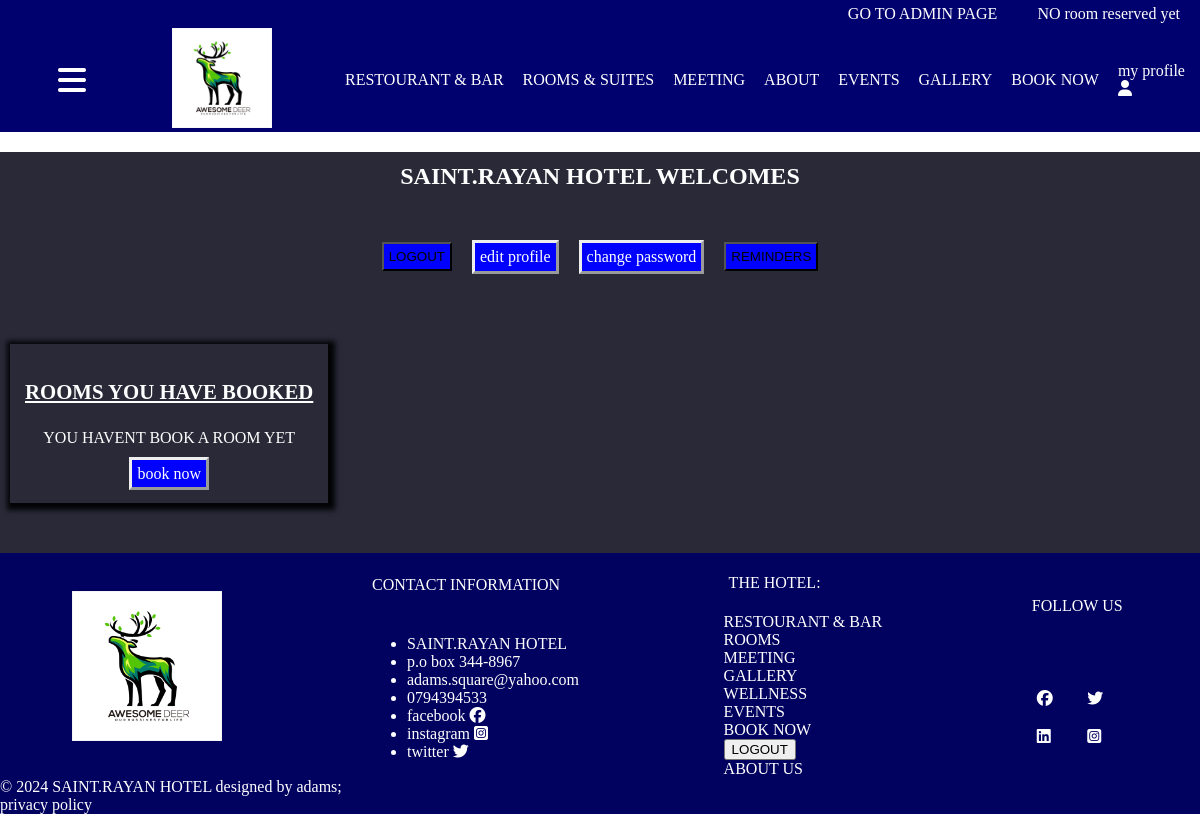
The app's page /account/ (signed in) with its own data.
### service/models.py (models this page shows)
class Hotel(models.Model):
    name = models.CharField(max_length=100)
    description = models.TextField()
    address = models.CharField(max_length=255)
    contact_email = models.EmailField()
    contact_phone = models.CharField(max_length=20)
    facebook = models.CharField(max_length=50)
    instagram = models.CharField(max_length=50)
    twitter = models.CharField(max_length=50)
    def __str__(self):
        return self.name

### service/views.py (the view, shortened to what this page needs)
# urls.py: path("account/", views.account, name="account"),
@transaction.atomic
def account(request):
    hotel = Hotel.objects.all()
    current_user = request.user
    user_reminders = Reminder.objects.filter(user=current_user)
    user_booking = Booking.objects.filter(user=current_user)
    cart = Cart(request)
    bkd_room = {}
    hot = get_object_or_404(Hotel, pk=1)
    hotel_name = hot.name
    return render(
        request,
        "service/res/account.html",
        {"rmb": user_reminders, "hotel": hotel, "book": user_booking},
    )

### cart/cart.py (called while the page is built)
    def __len__(self):
        count = 0
        for item in self.cart.values():
            count += 1
        return count

### cart/context_processors.py (called while the page is built)
def cart(request):
    return {'cart': Cart(request)}

### service/context_processors.py (called while the page is built)
def hotel_details(request):
    details = Hotel.objects.all()
    lenth = len(details)
    return {"details": details, "len": lenth}

### service/templates/service/res/account.html (shortened to what this page needs)
{% extends "service/base.html" %}
{% load static %}
{% load service_tags %}
{% block content %}
  {% for hotel in hotel %}
    <h2 class="acc_int">{{ hotel.name }} WELCOMES </h2>
  {% endfor %}
  <div class="acc_manage">
    <div class="ac_logout">
      <form action="{% url "logout"%}" method="POST">
        <input type="submit" value="LOGOUT" class="log_reg">
      </form>
    </div>
    <a href="{% url "service:edit" %}" class="log_reg">edit profile</a>
    <a href="{% url "password_change" %}" class="log_reg">change password</a>
    <button class="log_reg" onclick="showrem()"> REMINDERS
    </button>
  </div>
  <div class="rmbook">
    <div class="chumba">
      <p class="acc_rem_title">ROOMS YOU  HAVE BOOKED</p>
      {% if book %}
        <table class="account_booking">
          <thead>
            <tr>
              <th>room image</th>
              <th>room name</th>
              <th> wifi password</th>
              <th>check-in date </th>
              <th>check-out-date</th>
              <th>price</th>
              <th>payment status</th>
            </tr>
          </thead>
          <tbody>
            {% for book in book %}
              <tr>
                <td><img src="{{ book.room.image.url }}" alt="{{ book.room.name }}" style="width: 20vw; height: 30vh;"></td>
                <td>{{ book.room.number }}</td>
                <td>Rayan44@hotel</td>
                <td>{{ book.check_in_date|date:'Y/m/d' }}</td>
                <td>{{ book.check_out_date|date:'Y/m/d' }} </td>
                <td>{{ book.total_price }}</td>
                <td>{{ book.payment_status }}</td>
              </tr>
            {% endfor %}
          </tbody>
        </table>
      {% else %}
        <div class="say">YOU HAVENT BOOK A ROOM YET <br> <br><a href="{% url "service:booking" %}" class="log_reg">book now</a></div>
      {% endif %}
    </div>
{% endblock content %}

### service/templates/service/base.html (shortened to what this page needs)
{% load static %}
<!DOCTYPE html>
<html lang="en">
<head>
    <link rel="stylesheet" type="text/css" href="{% static 'service/css/style.css' %}">
    <link rel="stylesheet" href="https://cdn.jsdelivr.net/npm/swiper@10/swiper-bundle.min.css" />
</head>
<body>
   <div class="header">
    <div class="menu_item floater_menu">
        {% if user.is_staff %}
        <div><a href="{% url "service:admin" %}"> GO TO ADMIN PAGE</a></div>
        {% endif %}
        <div>  {% with total_items=cart|length %}
        {% if total_items > 0 %}
         <span class="res_room"> rooms reserved:
          <a href="{% url "cart:cart_detail" %}">
            {{ total_items }} room{{ total_items|pluralize }},
            ${{ cart.get_total_price }}
          </a> </span>
        {% else %}
        <span class="res_room"> <a href="{% url "service:booking" %}"> NO room reserved yet</a></span>
        {% endif %}
      {% endwith %}</div>
    </div>
       <div class="menu">
<div class="rich_m">
    <div class="header-icon" onclick="toggleSidebar()">
        <i class="fa-solid fa-bars"></i>
    </div>
    <a href="{% url "service:home" %}"><div class="menu_item"><img src="{% static 'service/images/hotel_logo.jpg' %}" alt="logo" class="header_logo"></div></a>
</div>
<div class="nav_men">
        <div class="menu_item"><a href="{% url 'service:restaurant' %}">RESTOURANT & BAR</a></div>
        <div class="menu_item"><a href="{% url 'service:roomtype' %}">ROOMS & SUITES</a></div>
        <div class="menu_item"><a href="{% url 'service:meeting' %}">MEETING</a></div>
        <div class="menu_item"><a href="{% url "service:about" %}">ABOUT</a></div>
        <div class="menu_item"><a href="{% url 'service:event' %}">EVENTS</a></div>
        <div class="menu_item"><a href="{% url "service:gallery" %}">GALLERY</a></div>
        <div class="menu_item"><a href="{% url 'service:booking' %}">BOOK NOW</a></div>
        {% if request.user.is_authenticated %}
        <div class="menu_item"><a href="{% url "service:account" %}">my profile <br><i class="fa-solid fa-user"></i></a></div>
        {% else %}
        <div class="menu_item"><a href="{% url "login" %}">LOGIN<br><i class="fa-solid fa-user"></i></a></div>
        {% endif %}
       </div>
    </div>
   </div>
   <div class="content">{% block content %}{% endblock content %}</div>
   <div class="footer" id="c_ftr">
      <div class="footer_menu">
         <div class="footer_item imftr"><img src=" {% static 'service/images/hotel_logo.jpg' %}" alt="logo" class="footer_logo"></div>
         <div class="footer_item footer_contact_info">
            <p class="co_in">CONTACT INFORMATION</p>
            <ul>
                {% for hotel in details %}
                <li class="info">{{ hotel.name }}</li>
                <li class="info">{{ hotel.address }}</li>
                <li class="info">{{ hotel.contact_email }}</li>
                <li class="info">{{ hotel.contact_phone }}</li>
                <li class="info"><a href="https://{{ hotel.facebook }}" target="blank">facebook <span><i class="fa-brands fa-facebook"></i></span></a></li>
                <li class="info"><a href="https://{{ hotel.instagram }}" target="blank">instagram <span><i class="fa-brands fa-square-instagram"></i></span></a></li>
                <li class="info"><a href="https://{{ hotel.twitter }}" target="blank">twitter <span><i class="fa-brands fa-twitter"></i></span></a></li>
                {% endfor %}
            </ul>
         </div>
         <div class="footer_item footer_hotel_menu">
            <p class="footer_hotel_menu_title"><a href="{% url "service:home" %}">THE HOTEL:</a></p>
            <div class="footer_hotel_menu_item"><a href="{% url "service:restaurant" %}">RESTOURANT & BAR</a></div>
            <div class="footer_hotel_menu_item"><a href="{% url "service:roomtype" %}">ROOMS</a></div>
            <div class="footer_hotel_menu_item"><a href="{% url "service:meeting" %}">MEETING</a></div>
            <div class="footer_hotel_menu_item"><a href="{% url "service:gallery" %}">GALLERY</a></div>
            <div class="footer_hotel_menu_item"><a href="{% url "service:wellness" %}">WELLNESS</a></div>
            <div class="footer_hotel_menu_item"><a href="{% url "service:event" %}">EVENTS</a></div>
            <div class="footer_hotel_menu_item"><a href="{% url "service:booking" %}">BOOK NOW</a></div>
            {% if request.user.is_authenticated %}
                <div>
                    <form action="{% url "logout"%}" method="POST">
                      <input type="submit" value="LOGOUT">
                    </form>
                </div>
                {% else %}
                <div><a href="{% url "login" %}">LOG IN</a></div>
                {% endif %}
                <div class="footer_hotel_menu_item"><a href="{% url "service:about" %}">ABOUT US</a></div>
        </div>
          <div class="footer_item icftr">
            <p class="title">FOLLOW US</p>
            <div class="social_icons">
                <div class="icon"><a href=""><i class="fa-brands fa-facebook"></i></a></div>
                <div class="icon"><a href=""><i class="fa-brands fa-twitter"></i></a></div>
                <div class="icon"><a href=""><i class="fa-brands fa-linkedin"></i></a></div>
                <div class="icon"><a href=""><i class="fa-brands fa-square-instagram"></i></a></div>
            </div>
         </div>
      </div>
    <div class="last_info">
        <div class="last_menu">&copy 2024 {{ details.first }} designed by adams;</div>
        <div class="last_menu">privacy policy</div>
    </div>
   </div>
</body>
</html>

### service/static/service/css/style.css (style rules this page uses)
body> * { background-color: rgb(41, 41, 56); box-sizing: border-box; color: white; }
body { width: 100%; margin: 0; padding: 0; }
a { color: white; text-decoration: none; }
html, body { overflow-x: hidden; }
.header { background-color: rgb(0, 0, 110); }
.menu { display: flex; align-items: center; justify-content: space-around; }
.rich_m { display: flex; width: 25%; justify-content: space-around; }
.nav_men { display: flex; align-items: center; justify-content: space-between; width: 70%; }
.menu_item a { color: white; text-decoration: none; }
.header_logo { height: 100px; width: 100px; }
.footer_menu { display: flex; justify-content: space-around; }
.footer { width: 100%; background-color: rgb(1, 1, 95); }
.footer_item { display: grid; justify-content: center; align-items: center; }
.social_icons { display: grid; grid-template-columns: 1fr 1fr; }
.icon { margin: 10px; }
.footer_logo { height: 150px; width: 150px; }
.acc_int { text-align: center; padding: 10px; }
.header-icon { cursor: pointer; display: flex; justify-content: center; align-items: center; font-size: 2em; }
.log_reg { border-style: outset; background-color: blue; padding: 5px; }
.floater_menu { display: flex; justify-content: right; padding: 5px 0; }
.floater_menu div { margin: 0 20px; }
.res_room> * { animation: move 2s cubic-bezier(0.075, 0.82, 0.165, 1) 1s 2 ; }
.acc_manage { display: flex; align-items: center; justify-content: center; padding: 10px; }
.acc_manage> * { margin: 10px; }
.acc_rem_title { text-align: center; text-decoration: underline; font-size: 1.3em; font-weight: 900; }
.rmbook { display: flex; justify-content: space-between; padding: 10px; margin: 40px 0; }
.chumba { box-shadow: 2px 2px 5px 5px rgb(4, 4, 7); padding: 10px; text-align: center; overflow: auto; }
.say { margin: 10px 0; }
div { bordder: 2px red solid; }
p { padding:5px }

### records on screen
Hotel: name "SAINT.RAYAN HOTEL", address "p.o box 344-8967", contact_email "adams.square@yahoo.com", contact_phone "0794394533", first "SAINT.RAYAN HOTEL"
